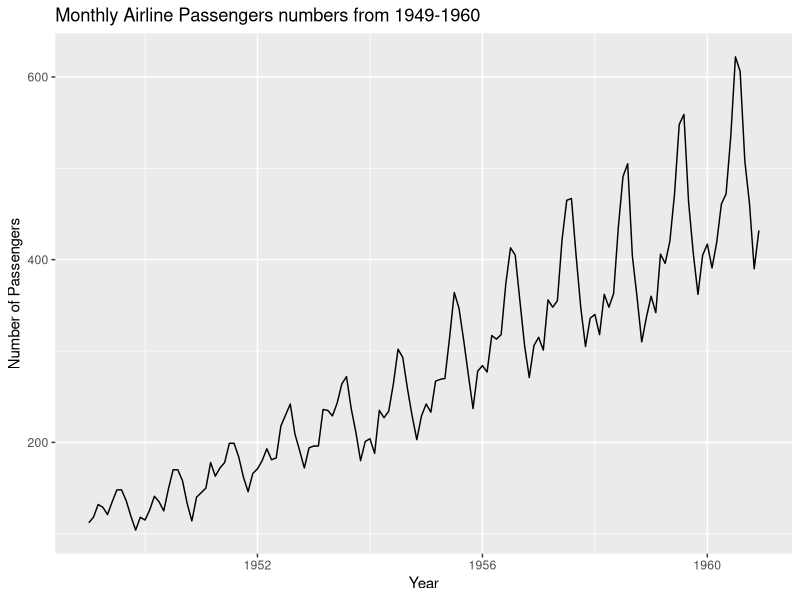
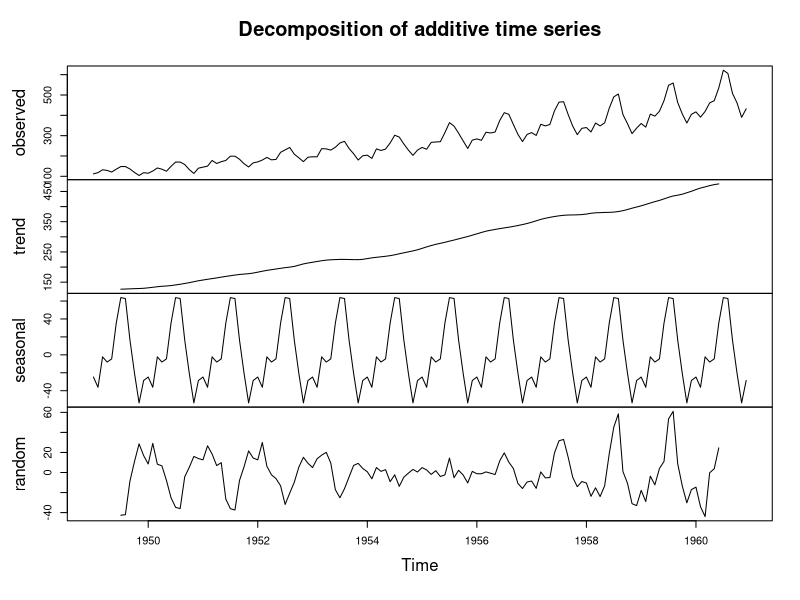
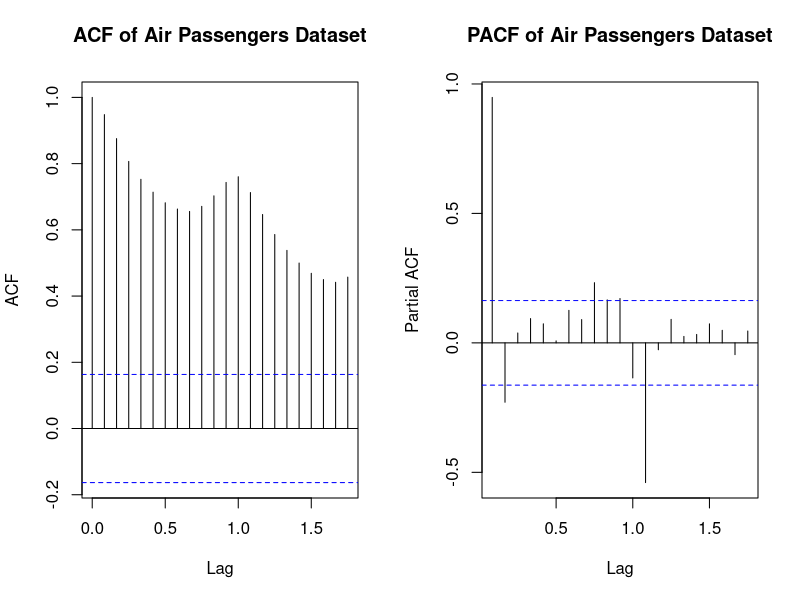
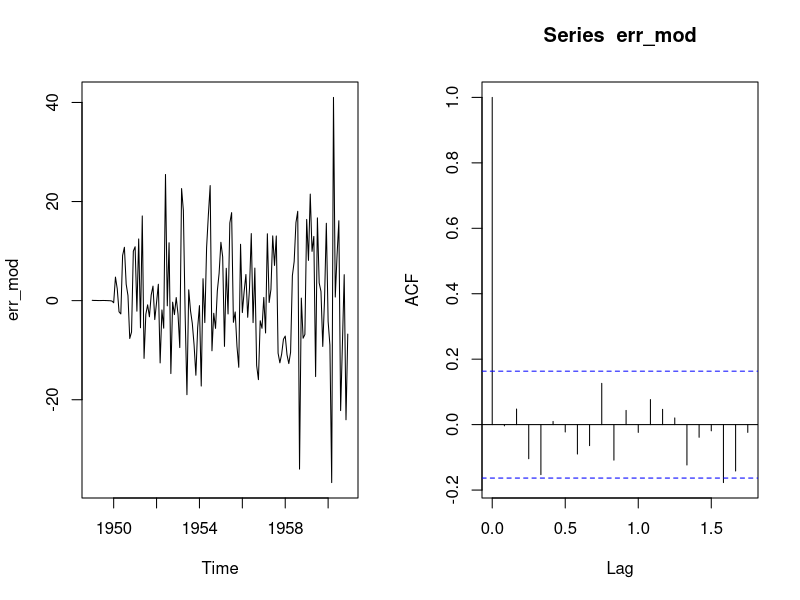
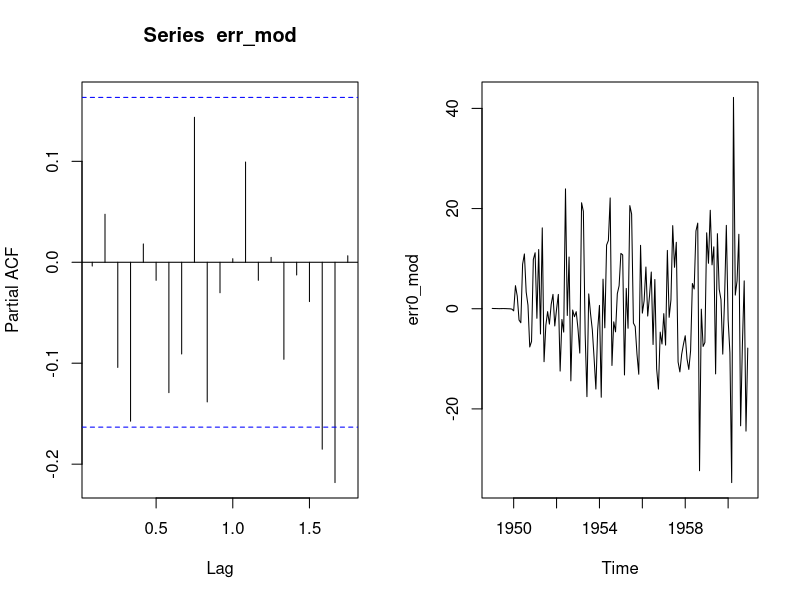
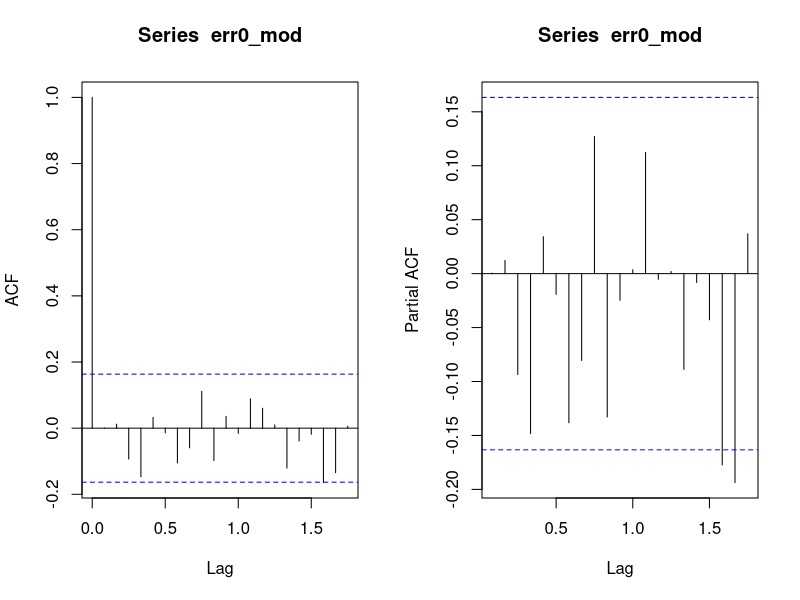
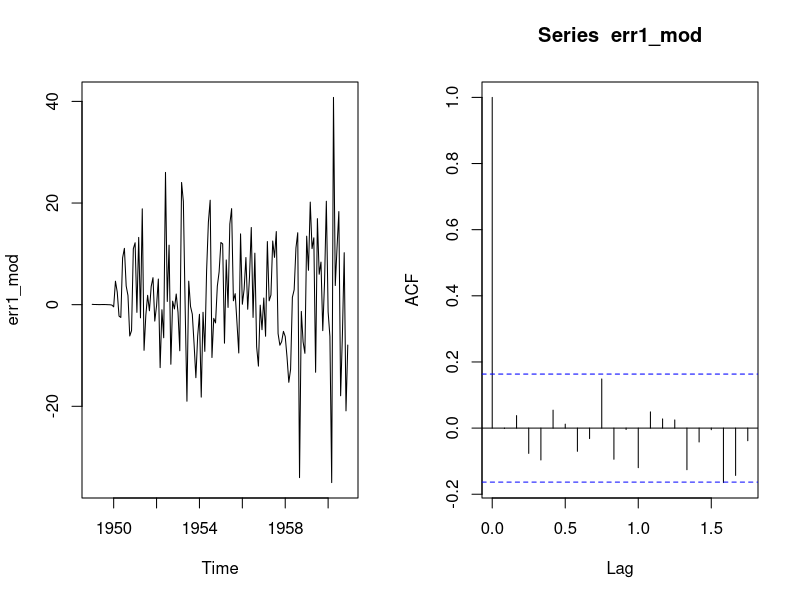
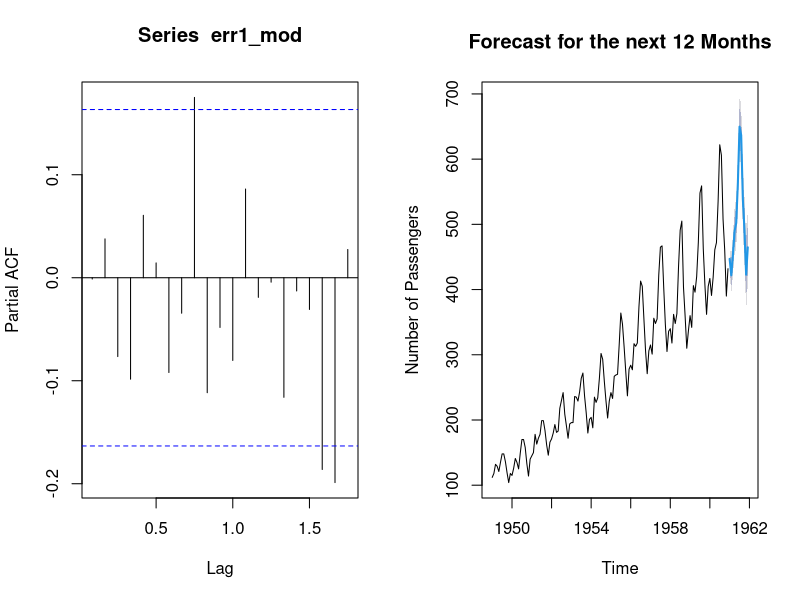

Recreate these plots in R, in order.
## ---- chunk 1
#load the libraries
library(forecast)
library(ggplot2)
library(dplyr)
## ---- chunk 2
#Load Air passengers dataset embedded in R
passengers = data.frame(year = rep(1949:1960, each = 12),
                        month = c(1:12,1:12,1:12,1:12,1:12,1:12,1:12,1:12,1:12,1:12,1:12,1:12),
                        fq = c(112, 118, 132, 129, 121, 135, 148, 148, 136, 119, 104, 118,
                                  115, 126, 141, 135, 125, 149, 170, 170, 158, 133, 114, 140,
                                  145, 150, 178, 163, 172, 178, 199, 199, 184, 162, 146, 166,
                                  171, 180, 193, 181, 183, 218, 230, 242, 209, 191, 172, 194,
                                  196, 196, 236, 235, 229, 243, 264, 272, 237, 211, 180, 201,
                                  204, 188, 235, 227, 234, 264, 302, 293, 259, 229, 203, 229,
                                  242, 233, 267, 269, 270, 315, 364, 347, 312, 274, 237, 278,
                                  284, 277, 317, 313, 318, 374, 413, 405, 355, 306, 271, 306,
                                  315, 301, 356, 348, 355, 422, 465, 467, 404, 347, 305, 336,
                                  340, 318, 362, 348, 363, 435, 491, 505, 404, 359, 310, 337,
                                  360, 342, 406, 396, 420, 472, 548, 559, 463, 407, 362, 405,
                                  417, 391, 419, 461, 472, 535, 622, 606, 508, 461, 390, 432
                        ))

#first rows of passengers dataset
head(passengers)

#stucture of dataset
str(passengers)

#summary of dataset
summary(passengers)


#check for missing values
library(zoo)
passengers = na.approx(passengers)



#summary of the air plane passengers dataset, mean, median etc
summary(passengers)

## ---- chunk 3
#Creating Time Series object
passengers_time = ts(passengers[,-c(1,2)], frequency = 12,start = c(1949,1))
passengers_time

#plot of Time Series
ggplot(data = data.frame(Date = time(passengers_time),
                         Passengers = passengers_time),
                         aes(x = Date, y = Passengers)) + geom_line() + 
                        labs(title = "Monthly Airline Passengers numbers from 1949-1960",
                             x = "Year",
                             y = "Number of Passengers")
                        
#Finding the trend and seasonal components
dec = decompose(passengers_time)
plot(dec)
## ---- chunk 4
#ARIMA(p,q) components
#Autocorrelation function (ACF)
#Partial Autocorrelation function (PACF)
par(mfrow = c(1,2))
acf(passengers_time, main = "ACF of Air Passengers Dataset")
pacf(passengers_time,main = "PACF of Air Passengers Dataset")

## ---- chunk 5
#Fit ARIMA model ARIMA(0,1,1)
ar_model = arima(passengers_time, order = c(0,1,1),seasonal = list(order = c(0,1,1) ,period = 12))

#Plotting residuals for ARIMA (0,1,1)
err_mod = resid(ar_model)
plot(err_mod)
acf(err_mod)
pacf(err_mod)

#summary of ARIMA(0,1,1) model
summary(ar_model)


## ---- chunk 6
#Fit ARIMA model ARIMA(1,1,1)
ar0_model = arima(passengers_time, order = c(1,1,1),seasonal = list(order = c(1,1,1) ,period = 12))

#Plotting residuals for ARIMA (1,1,1)
err0_mod = resid(ar0_model)
plot(err0_mod)
acf(err0_mod)
pacf(err0_mod)

#summary of ARIMA(1,1,1) model
summary(ar0_model)

## ---- chunk 7
#fitting an auto ARIMA model
ar1_model = auto.arima(passengers_time)
ar1_model

#Plotting residuals for auto ARIMA model 
err1_mod = resid(ar1_model)
plot(err1_mod)
acf(err1_mod)
pacf(err1_mod)

#summary of auto ARIMA model
summary(ar1_model)

## ---- chunk 8
#forecasting for ARIMA(0,1,1) model
 
forcast_v0 = forecast(object = ar_model, h =12 )
forcast_v0

#Next 12 months
plot(forcast_v0,
     main = "Forecast for the next 12 Months",
     xlab = "Time",
     ylab = "Number of Passengers")

## ---- chunk 9
#forecasting for ARIMA(1,1,1) model

forcast_v1 = forecast(object = ar0_model, h =12 )
forcast_v1

#Next 12 months
plot(forcast_v1,
     main = "Forecast for the next 12 Months",
     xlab = "Time",
     ylab = "Number of Passengers")

## ---- chunk 10
#forecasting for ARIMA(1,1,1) model

forcast_v2 = forecast(object = ar1_model, h =12 )
forcast_v2

#Next 12 months
plot(forcast_v2,
     main = "Forecast for the next 12 Months",
     xlab = "Time",
     ylab = "Number of Passengers")
